Frame 1 (no input): blank canvas, image omitted
Frame 60 (the mouse pressed at the canvas centre just before this capture): blank canvas, image omitted
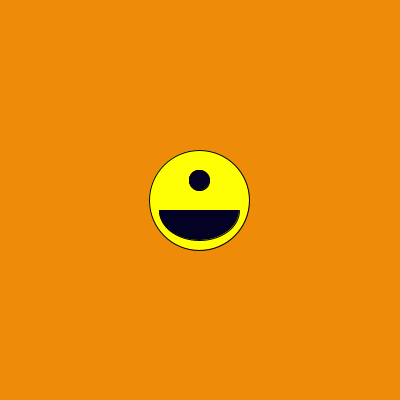
Frame 120 (the mouse held since frame 60 and released just before this capture)

The Processing sketch whose frames 1 and 60 were blank and that drew this single picture after the mouse press (run headless with seeded random() and noise(); from frame 60 on, the mouse is pressed at the canvas centre):

// Processing sketch: processing_186739
// ── processing_186739.pde

void setup () {
  size(400, 400);
}
void draw() {
  for (int i = 0; i < mouseX; i = i +1) {
  float t = random(0, 255);
  background(238, t, 10,100);
  fill(254, 255, 5);
  ellipse(i, 200, 100, 100);
  fill(3, 2, 36);
  ellipse(i, 180, 20, 20);
  ellipse(i, 180, 20, 20);
  arc(i, 210, 80, 60, 0, PI);
}
}
